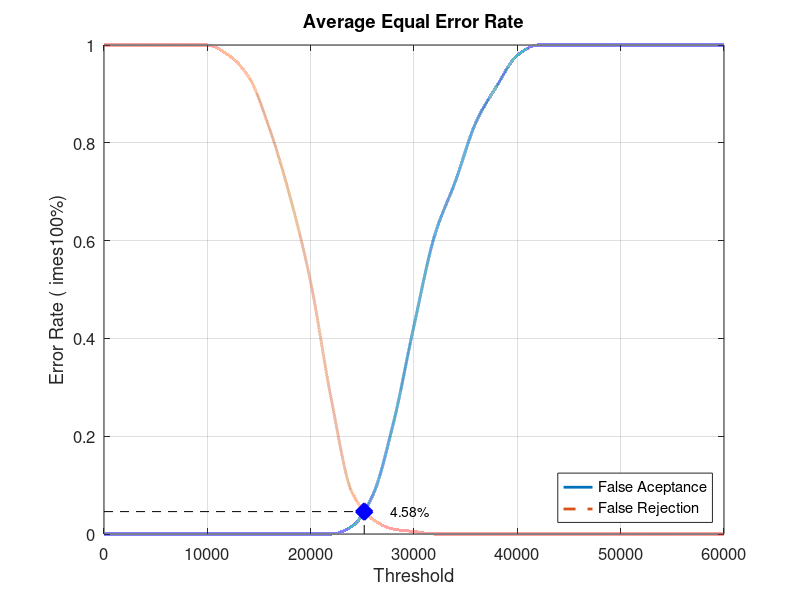
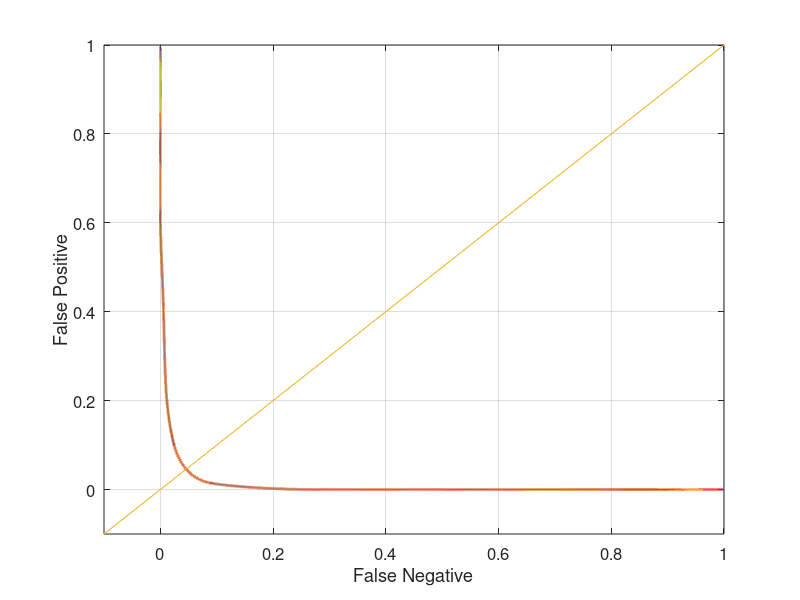

The MATLAB script that drew these images, in order:
close all;
clear;
clc;
x = 0:2000:60000;
xq = 0:0.5:60000;

y0 = [0 0 0 0 0 0 0 0 0 0 0 0 0.0157895 0.0789474 0.226316 0.426316 0.610526 0.721053 0.842105 0.915789 0.978947 1 1 1 1 1 1 1 1 1 1]
yy0 = interp1(x, y0, xq, 'pchip');
y1 = [1 1 1 1 1 1 0.98 0.935 0.83 0.69 0.515 0.275 0.085 0.03 0.01 0.005 0 0 0 0 0 0 0 0 0 0 0 0 0 0 0]
yy1 = interp1(x, y1, xq, 'pchip');

% Calculating EER: 
y2 = abs(y0 - y1);
find(y2 == min(y2))
yy2 = abs(yy0 - yy1);
xEER = find(yy2 == min(yy2));
xEERIndex = xq(xEER) % X-axis EER
yEER = yy0(xEER) % Y-axis EER

main = figure
plot(xq, yy0,'-','LineWidth', 2);	hold on
plot(xq, yy1,'--','LineWidth', 2);	hold on
plot([xEERIndex xEERIndex], [0 yEER], 'k--');	hold on
plot([0 xEERIndex], [yEER yEER], 'k--');	hold on
plot(xEERIndex, yEER, 'bx', 'LineWidth', 10);	hold on
text(xEERIndex + 10 * xEERIndex / 100, yEER, [num2str(round((10000 * yEER)) / 100) '%'])
legend('False Aceptance', 'False Rejection', 'Location', 'SouthEast')
xlabel('Threshold')
ylabel('Error Rate (	imes100%)')
title('Average Equal Error Rate')
set(gca, 'FontSize', 12)
axis([0 60000 0 1])
grid on

print(main, 'Database4_4Main', '-dpng');
FNRxFPR = figure('Color', [1 1 1]);
plot(yy1, yy0, '-', yy1, yy0, 'LineWidth', 2);
hold on
y = -0.1:0.1:1
plot(y, y); 
set(gca, 'FontSize', 12)
xlabel('False Negative')
ylabel('False Positive')
axis([-0.1 1 -0.1 1])
set(gca, 'FontSize', 12)
grid on

print(FNRxFPR, 'Database4_4FNRxFPR','-dpng');
